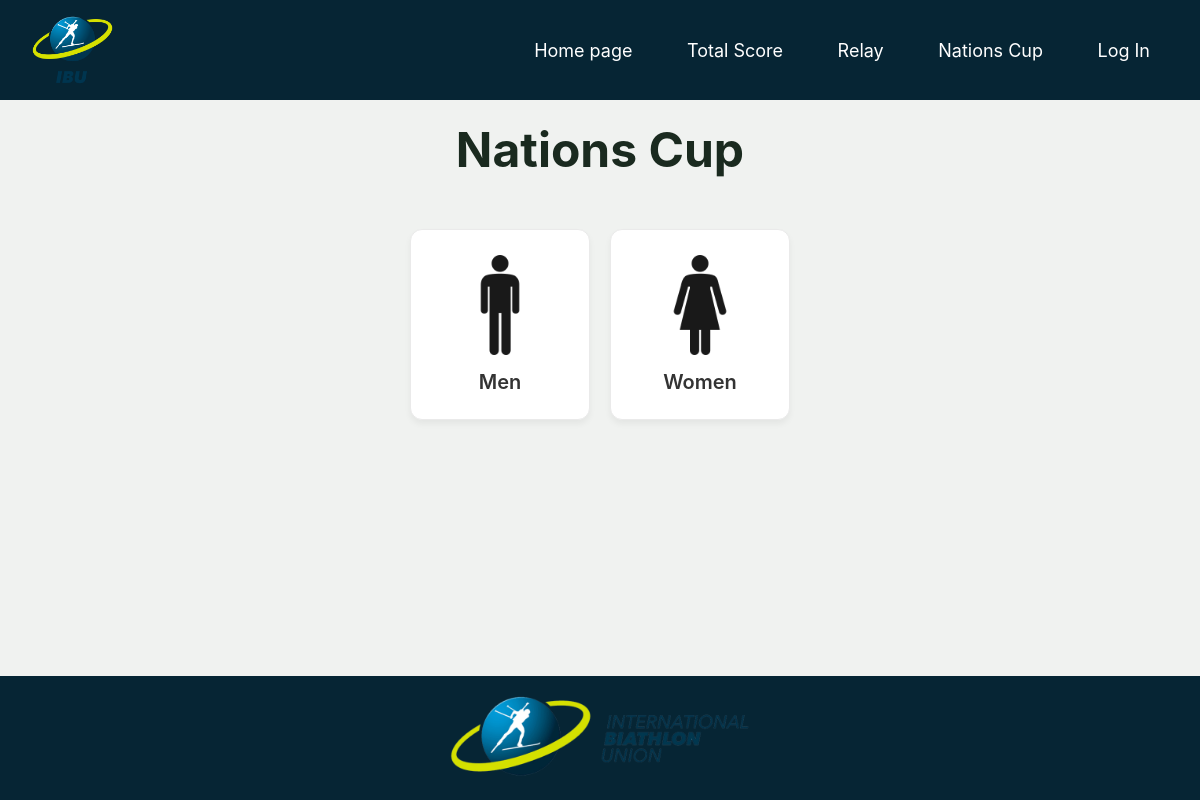
The page /valstu on the database its author committed.
### tables this page shows
CREATE TABLE Gender (
	id INTEGER NOT NULL PRIMARY KEY AUTOINCREMENT,
	Gender TEXT NOT NULL
, Picture TEXT);

### app.py (the view)
@app.route("/valstu")
def nation():
    conn = get_db_connection()
    Gender = conn.execute("SELECT * FROM Gender LIMIT 2").fetchall()
    conn.close()
    return render_template("nation.html", Gender=Gender)

### app.py (called while the page is built)
def get_db_connection():
    db = Path(__file__).parent / "data.db"
    conn = sqlite3.connect(db)
    conn.row_factory = sqlite3.Row
    return conn

### templates/nation.html (shortened to what this page needs)
{% extends "base.html" %}
{% block content %}
<h1 class="page-title">Nations Cup</h1>
<div class="selection-container">
    {% for Cup in Gender %}
    <a class="gender-pick" href="{{ url_for('nation_show', gender_id=Cup['id']) }}">
        <img src="{{ url_for('static', filename='images/icons/' + Cup['picture']) }}" alt="{{ Cup['name'] }}" class="gender-picture">
        <div class="gender-name">{{ Cup["gender"] }}</div>
    </a>
    {% endfor %}
</div>
{% endblock %}
{% block footer%}
    <footer class="ipasa">
        <p><img src="{{ url_for('static', filename='images/logo2.png') }}" alt="Logo2" class="logo2"></p>
    </footer>
{%endblock%}

### static/style.css (style rules this page uses)
body { font-family: 'Inter', sans-serif; background: #f0f2f0; color: #1a2a1f; }
.ipasa { position: fixed; left: 0; bottom: 0; width: 100%; background-color: #062534; text-align: center; padding: 10px; }
h1 { text-align: center; font-size: x-large; }
.logo2 { height: 100px; }
.selection-container { display: flex; gap: 20px; justify-content: center; padding: 20px; }
.gender-pick { display: flex; flex-direction: column; align-items: center; padding: 25px; border-radius: 12px; background-color: #ffffff; text-decoration: none; border: 1px solid #eaeaea; box-shadow: 0 4px 6px rgba(0,0,0,0.05); transition: all 0.3s ease; width: 180px; }
.gender-pick .gender-name { color: #333; text-align: center; font-size: 20px; font-weight: 600; margin-top: 15px; transition: color 0.3s ease; }
.gender-pick .gender-picture { height: 100px; width: auto; object-fit: contain; opacity: 0.9; transition: opacity 0.3s ease; }
.page-title { margin-bottom: 20px; padding-bottom: 10px; font-size: xxx-large; }
* { margin: 0; padding: 0; box-sizing: border-box; }

### rows shown on the page
Gender: Picture (picture), gender "Men"
Gender: Picture (picture), gender "Women"
